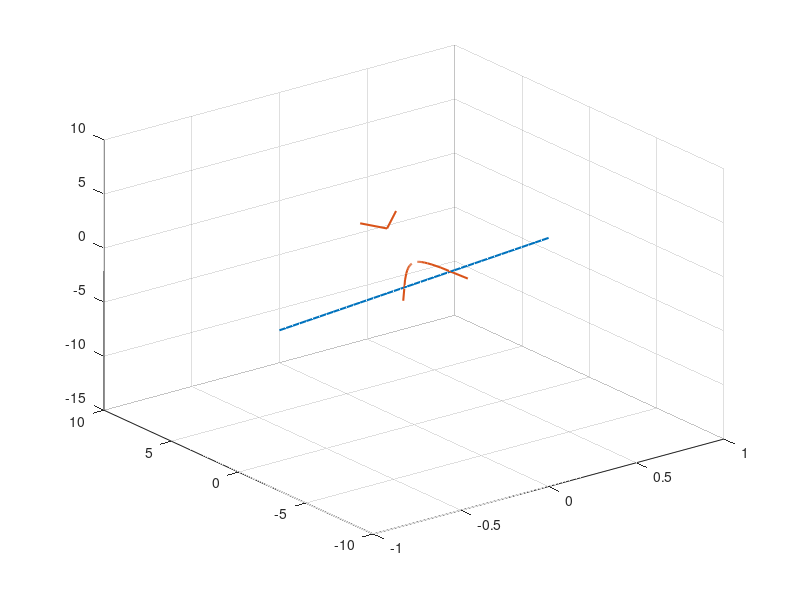

Write the MATLAB code that produced this figure.

x = [-10 : 0.5 : 10];
y = [-10 : 0.5 : 10];
z = [-10 : 0.5 : 10];

f0 = @(z) (z * 0);
f = @(z) (-2 - z);
f2 = @(z) (-2 ./ z);
f3 = @(z) (6 - z^2)^0.5;

y = (-2 - z);
y2 =(-2 ./ z);
y3 = (6 - (z.^2)).^0.5;

% plot(z, y, "Linewidth", 1.5);
% hold on
% plot(z, y2, "Linewidth", 1);
% hold on
% % z = [-(6)^0.5 : 0.1 : (6)^0.5];
% plot(z, y3, "Linewidth", 1);

hold off

g = @(y, z) (-2 - y - z);
plot3(f0(x), f(y), f(z), "Linewidth", 1.5);
hold on
plot3(f0(x), f2(y), f2(z),"Linewidth", 1.5);
hold on
grid on
